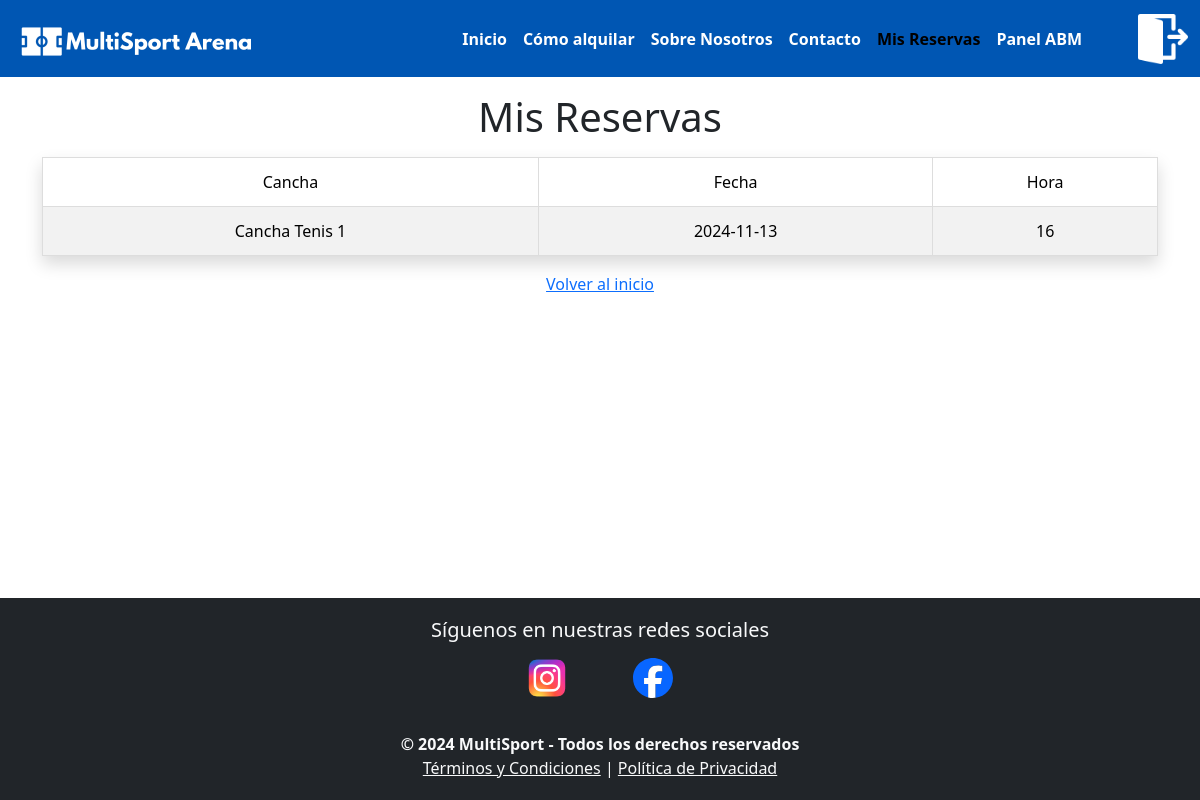
Page /mis_reservas (signed in) on the committed database.
### tables this page shows
CREATE TABLE Reservas (
            id_reserva INTEGER PRIMARY KEY AUTOINCREMENT,
            id_usuario INTEGER NOT NULL,
            id_cancha INTEGER NOT NULL,
            fecha TEXT NOT NULL,
            hora INTEGER NOT NULL,
            FOREIGN KEY (id_usuario) REFERENCES Usuarios (id_usuario),
            FOREIGN KEY (id_cancha) REFERENCES Canchas (id_cancha)
        );

CREATE TABLE Canchas (
            id_cancha INTEGER PRIMARY KEY AUTOINCREMENT,
            tipo TEXT NOT NULL,
            nombre TEXT NOT NULL
        );

### app.py (the view)
@app.route('/mis_reservas')
def mis_reservas():
    if 'user_id' not in session:
        return redirect(url_for('login'))
    conn = crear_conexion("reserva_canchas.db")
    reservas = obtener_reservas_por_usuario(conn, session['user_id'])
    conn.close()
    return render_template('mis_reservas.html', reservas=reservas)

### modelo/conexion.py (called while the page is built)
def crear_conexion(db_file):
    conn = None
    try:
        conn = sqlite3.connect(db_file)
        print(f"Conectado a la base de datos {db_file}")
        return conn
    except Error as e:
        print(f"Error al conectar con la base de datos: {e}")
    return conn

### modelo/reserva.py (called while the page is built)
def obtener_reservas_por_usuario(conn, id_usuario):
    cursor = conn.cursor()
    cursor.execute("""
        SELECT r.id_reserva, c.nombre AS cancha, r.fecha, r.hora
        FROM Reservas r
        JOIN Canchas c ON r.id_cancha = c.id_cancha
        WHERE r.id_usuario = ?
    """, (id_usuario,))
    return cursor.fetchall()

### templates/mis_reservas.html
{% include 'header.html' %}
<main class="container mt-3 mb-3">
    <h1 class="text-center mb-3">Mis Reservas</h1>
    {% if reservas %}
    <table class="table table-striped table-bordered shadow">
        <thead>
            <tr>
                <th>Cancha</th>
                <th>Fecha</th>
                <th>Hora</th>
            </tr>
        </thead>
        <tbody>
            {% for reserva in reservas %}
            <tr>
                <td>{{ reserva[1] }}</td>
                <td>{{ reserva[2] }}</td>
                <td>{{ reserva[3] }}</td>
            </tr>
            {% endfor %}
        </tbody>
    </table>
    {% else %}
        <p class="text-center">No tienes reservas realizadas.</p>
    {% endif %}
    <div class="text-center mt-3">
        <a href="{{ url_for('index') }}">Volver al inicio</a>
    </div>
</main>
{% include 'footer.html' %}

### static/css/style.css (style rules this page uses)
html, body { height: 100%; margin: 0; display: flex; flex-direction: column; }
main { flex: 1; }
.table th { vertical-align: middle; font-weight: 500; text-align: center; }
.table td { padding: 0; vertical-align: middle; }
.table-bordered td, .table-bordered th { border: 1px solid #ddd; }
.table th, .table td { text-align: center; padding: 0.75rem; }

### rows in the picture
Reservas: nombre "Cancha Tenis 1", fecha "2024-11-13", hora "16"
